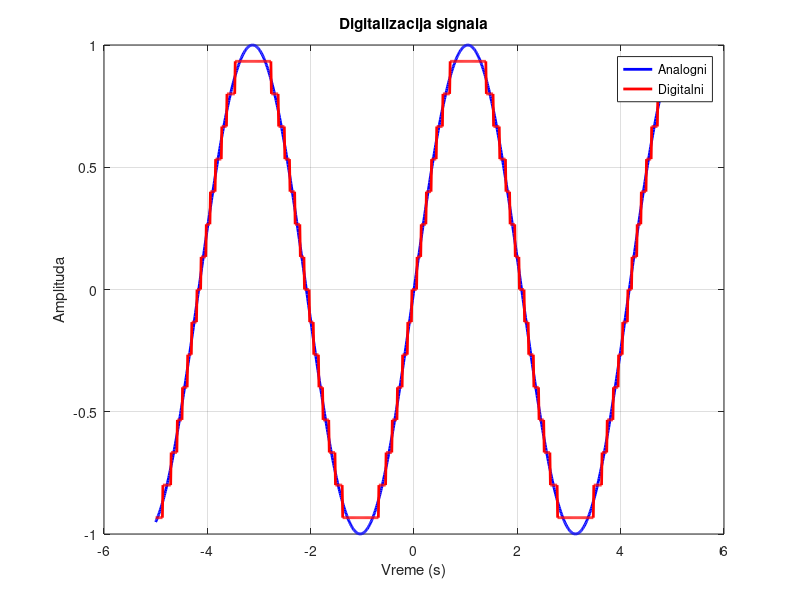

Here is the MATLAB script that generated this plot:
clc;clear all;close all;

Fs = 100; % Sampling frequency (Hz)
t = -5:1/Fs:5; % Time vector from -5 to 5 seconds
f = 0.24; % Frequency of the sine wave (Hz)

% Signal
sig = sin(2*pi*f*t);

% Digitalization
bit = 4; % Number of bits for quantization
quantl = 2^bit; % Number of quantization levels
quants = 2/(quantl-1); % Quantization step size
digsig = round(sig / quants) * quants;
for i=2:2:length(digsig)
    digsig(i)=digsig(i-1);
end

% Plot
figure;
plot(t, sig, 'b', 'LineWidth', 2);
hold on;
plot(t, digsig, 'r', 'LineWidth', 2);
title('Digitalizacija signala');
xlabel('Vreme (s)');
ylabel('Amplituda');
legend('Analogni', 'Digitalni');
grid on;
